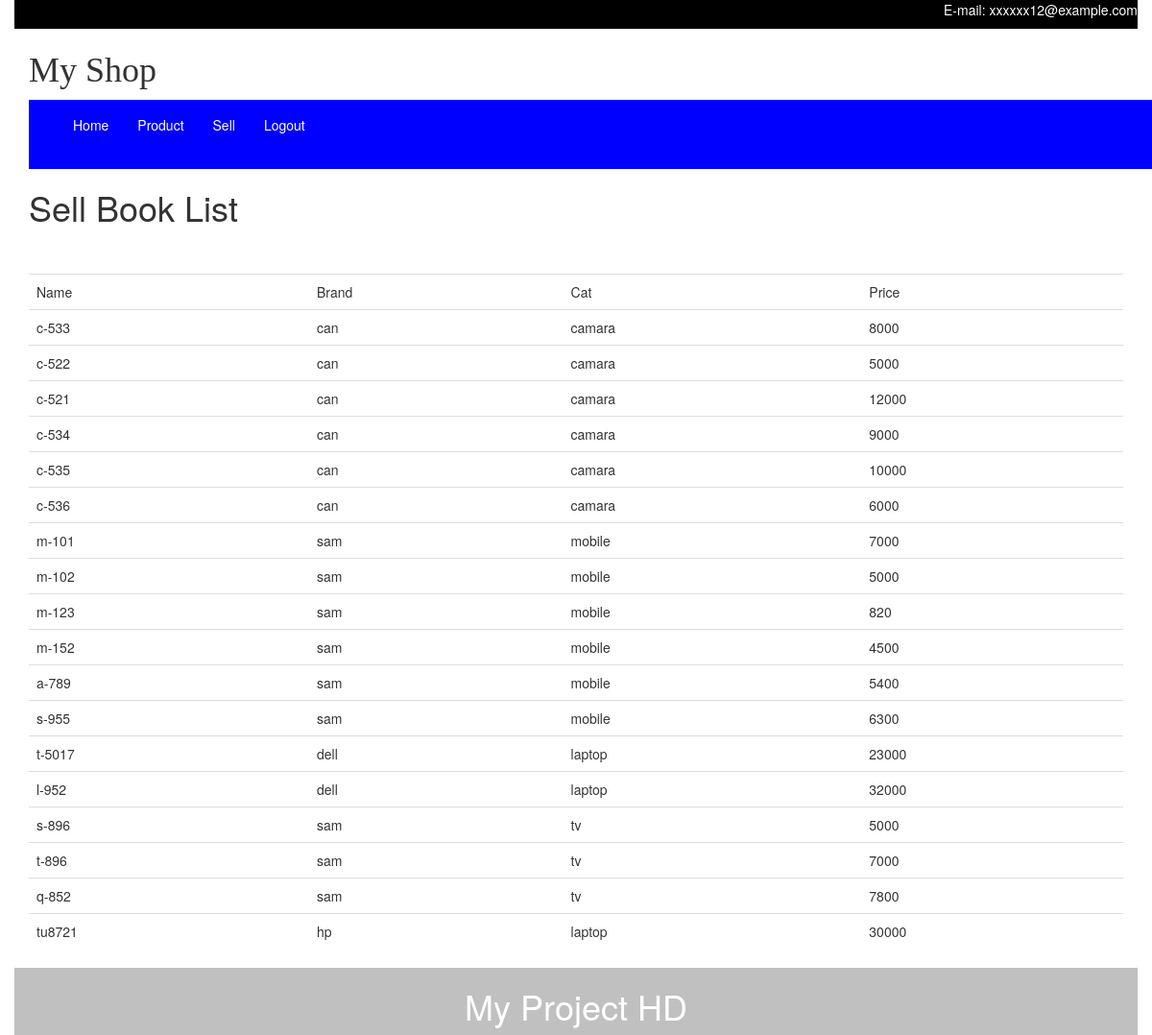
The page /admin/pl.php on the database its author committed.
### tables this page shows
CREATE TABLE IF NOT EXISTS `product` (
  `id` int(11) NOT NULL AUTO_INCREMENT,
  `name` varchar(50) DEFAULT NULL,
  `cat` varchar(50) DEFAULT NULL,
  `brand` varchar(50) DEFAULT NULL,
  `price` varchar(50) DEFAULT NULL,
  `img` varchar(100) DEFAULT NULL,
  PRIMARY KEY (`id`)
);

### admin/pl.php (the view, shortened to what this page needs)
<?php
include("connection.php");
?>
<!DOCTYPE html>
<html>
<head>
	<link type="text/css" rel="stylesheet" href="css/bootstrap.css" />
</head>
<body>
	<div class="container-fluid">
		<div class="container-fluid" style="background-color: black;color: white;">
		<div class="container">
	     <p class="pull-right">E-mail: xxxxxx12@example.com</p>
	   </div>
	   </div>
		<div class="container">
			<h1><font face="Centaur">My Shop</font></h1>
		</div>
		<div class="container">
												<div class="container" style="background: blue; color: white;">
								<div class="row">
								<div class="col-sm-12 mymanu">
								<nav class="navbar ">
								<div class="collapse navbar-collapse" id="mystyle">
								    <ul class="nav navbar-nav">
								<li><a href="ahome.php" class="active"><font color="white">Home</font></a></li>
								<li><a href="pro.php"><font color="white">Product</font></a></li>
								<li><a href="sell.php"><font color="white">Sell</font></a></li>
								<li><a href="index.php"><font color="white">Logout</a></font></li>
								</ul>
								</nav>
								</div>
								</div>
								</div>
		</div>
		<div class="container">
				<h1>Sell Book List</h1><br><br>
				<table class="table">
                 <tr>
                         <td>Name</td>
                      <td>Brand</td>
                       <td>Cat</td>
                        <td>Price</td>
                 </tr>
                 <?php
                  $q="select * from product";
                  $run=mysqli_query($link,$q);
                  while($row=mysqli_fetch_array($run))
                  {
                       $name=$row['name'];
                       $brand=$row['brand'];
                       $cat=$row['cat'];
                       $price=$row['price'];
                  ?>
                  <tr>
                  	<td><?php echo $name; ?></td>
                  	<td><?php echo $brand; ?></td>
                  	<td><?php echo $cat; ?></td>
                  		<td><?php echo $price; ?></td>
                  <?php
                  }
                 ?>
				</table>
		</div>
		<div class="container" style="background-color: silver;color: white">
			<h1 align="center">My Project HD</h1>
		</div>
	</div>
</body>
</html>

### rows shown on the page
product: name "c-533", brand "can", cat "camara", price "8000"
product: name "c-522", brand "can", cat "camara", price "5000"
product: name "c-521", brand "can", cat "camara", price "12000"
product: name "c-534", brand "can", cat "camara", price "9000"
product: name "c-535", brand "can", cat "camara", price "10000"
product: name "c-536", brand "can", cat "camara", price "6000"
product: name "m-101", brand "sam", cat "mobile", price "7000"
product: name "m-102", brand "sam", cat "mobile", price "5000"
product: name "m-123", brand "sam", cat "mobile", price "820"
product: name "m-152", brand "sam", cat "mobile", price "4500"
product: name "a-789", brand "sam", cat "mobile", price "5400"
product: name "s-955", brand "sam", cat "mobile", price "6300"
product: name "t-5017", brand "dell", cat "laptop", price "23000"
product: name "l-952", brand "dell", cat "laptop", price "32000"
product: name "s-896", brand "sam", cat "tv", price "5000"
product: name "t-896", brand "sam", cat "tv", price "7000"
product: name "q-852", brand "sam", cat "tv", price "7800"
product: name "tu8721", brand "hp", cat "laptop", price "30000"
